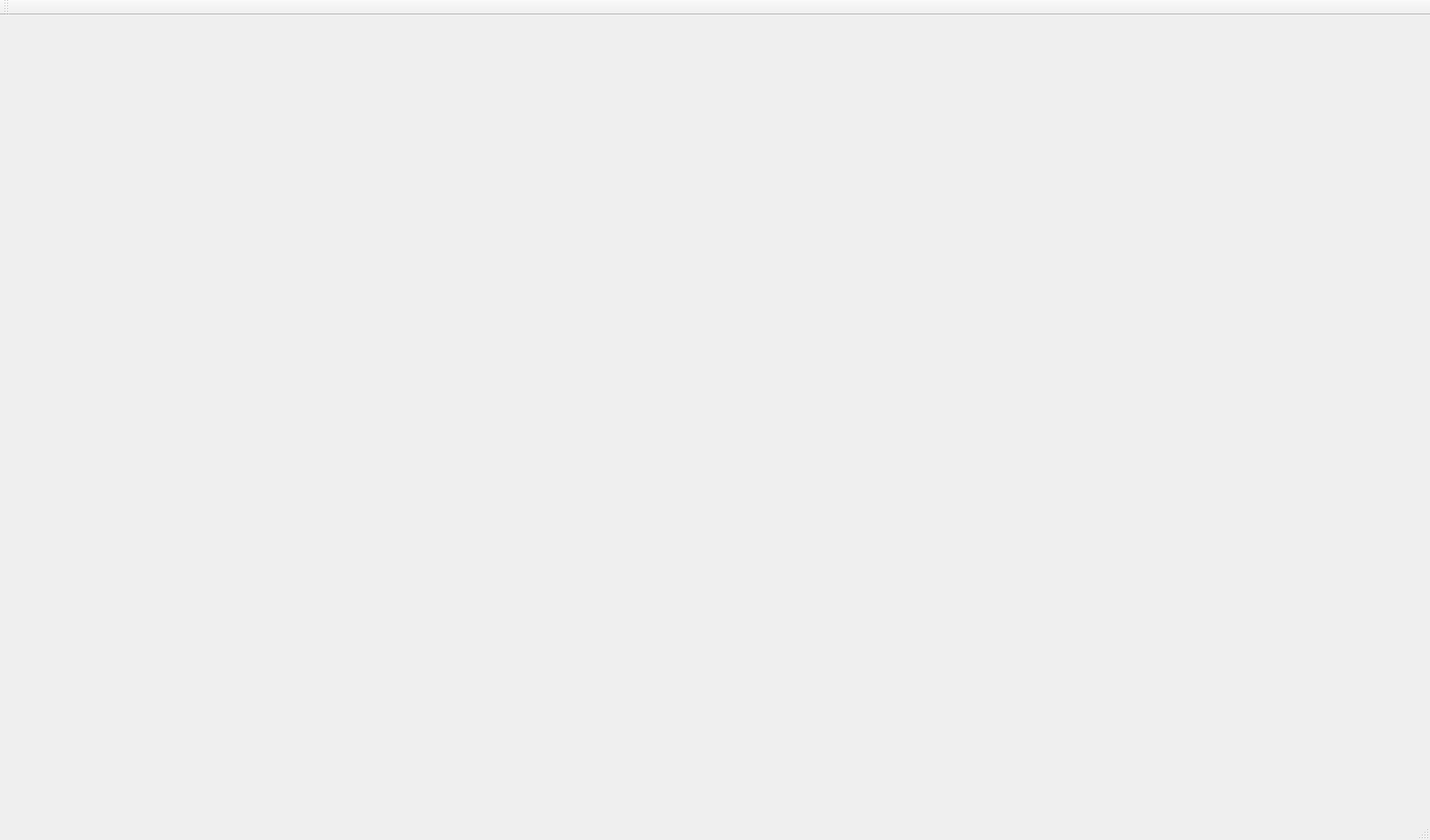
<?xml version="1.0" encoding="UTF-8"?>
<ui version="4.0">
 <class>MainWindow</class>
 <widget class="QMainWindow" name="MainWindow">
  <property name="geometry">
   <rect>
    <x>0</x>
    <y>0</y>
    <width>1583</width>
    <height>930</height>
   </rect>
  </property>
  <property name="windowTitle">
   <string>MainWindow</string>
  </property>
  <widget class="QWidget" name="centralWidget">
   <widget class="QLabel" name="label">
    <property name="geometry">
     <rect>
      <x>0</x>
      <y>0</y>
      <width>1581</width>
      <height>871</height>
     </rect>
    </property>
    <property name="text">
     <string/>
    </property>
   </widget>
  </widget>
  <widget class="QMenuBar" name="menuBar">
   <property name="geometry">
    <rect>
     <x>0</x>
     <y>0</y>
     <width>1583</width>
     <height>21</height>
    </rect>
   </property>
  </widget>
  <widget class="QToolBar" name="mainToolBar">
   <attribute name="toolBarArea">
    <enum>TopToolBarArea</enum>
   </attribute>
   <attribute name="toolBarBreak">
    <bool>false</bool>
   </attribute>
  </widget>
  <widget class="QStatusBar" name="statusBar"/>
 </widget>
 <layoutdefault spacing="6" margin="11"/>
 <resources/>
 <connections/>
</ui>
